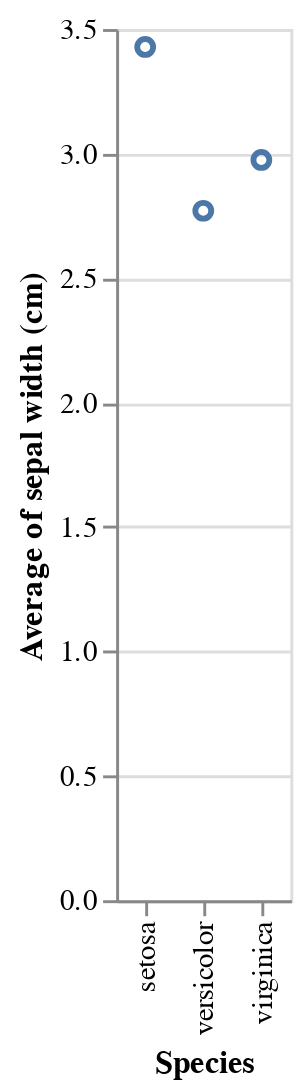

Source (notebook cell):
### Code cell
chart.mark_point().encode(
    x='Species',
    y='average(sepal width (cm))'
)

### Figure 1 — Vega-Lite specification as saved in the notebook (floating-point values rounded to 4 significant figures; data arrays with more than 128 entries replaced by an {"elided": "..."} marker saying what was removed)
{"config": {"view": {"continuousWidth": 300, "continuousHeight": 300}}, "data": {"name": "data-162de5d8e07975ad058db8336257627e"}, "mark": {"type": "point"}, "encoding": {"x": {"field": "Species", "type": "nominal"}, "y": {"aggregate": "average", "field": "sepal width (cm)", "type": "quantitative"}}, "$schema": "https://vega.github.io/schema/vega-lite/v5.20.1.json", "datasets": {"data-162de5d8e07975ad058db8336257627e": {"elided": "150 records"}}}
